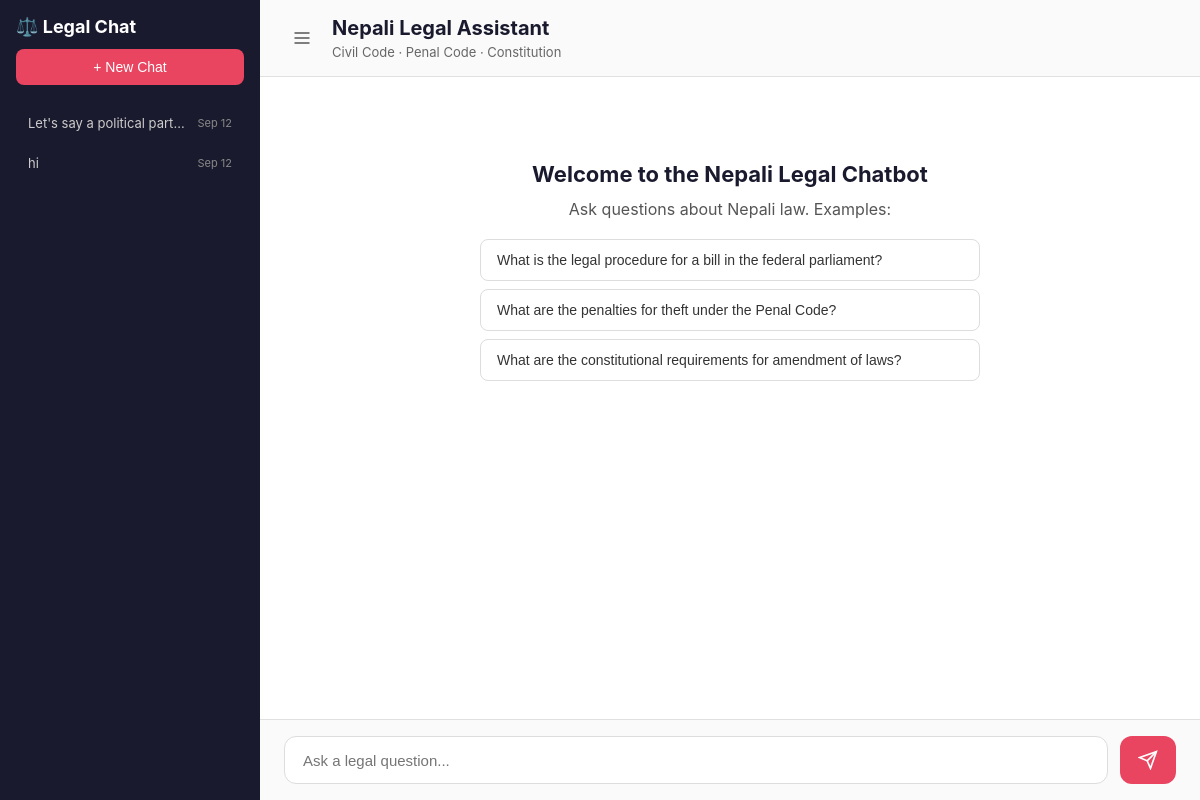
The page / on the database its author committed.
### src/memory.py (models this page shows)
class Conversation(Base):
    __tablename__ = "conversations"
    id = Column(Integer, primary_key=True)
    session_id = Column(String, unique=True, index=True, nullable=False)
    title = Column(String, nullable=True)
    created_at = Column(DateTime, default=datetime.utcnow)
    messages = relationship("Message", back_populates="conversation",
                            cascade="all, delete-orphan", order_by="Message.created_at")

### api/routes/chat.py (the view)
@router.get("/")
def chat_page(request: Request, session_id: str = Cookie(None), db: Session = Depends(get_db)):
    if not session_id:
        session_id = str(uuid.uuid4())
    messages = MemoryManager.get_conversation_messages(db, session_id)
    conversations = MemoryManager.get_conversations(db, limit=15)
    response = render(
        "chat.html",
        request=request,
        messages=messages,
        conversations=conversations,
        current_session=session_id
    )
    if not request.cookies.get("session_id"):
        response.set_cookie(
            key="session_id", value=session_id, max_age=2592000)
    return response

### templates/chat.html (shortened to what this page needs)
<!DOCTYPE html>
<html lang="en">
<head>
    <link rel="stylesheet" href="/static/style.css">
</head>
<body>
    <div class="app-container" id="app-container">
        <aside class="sidebar" id="sidebar">
            <div class="sidebar-header">
                <h2>⚖️ Legal Chat</h2>
                <button class="new-chat-btn" hx-post="/new-chat" hx-target="body" hx-swap="outerHTML">
                    + New Chat
                </button>
            </div>
            <div class="conversations-list">
                {% for conv in conversations %}
                <a href="/history/{{ conv.session_id }}" class="conversation-item {% if conv.session_id == current_session %}active{% endif %}">
                    <span class="conv-title">{{ conv.title or 'New Conversation' }}</span>
                    <span class="conv-date">{{ conv.created_at.strftime('%b %d') }}</span>
                </a>
                {% endfor %}
            </div>
        </aside>
        <main class="chat-area">
            <div class="chat-header">
                <button class="sidebar-toggle" onclick="toggleSidebar()" title="Toggle sidebar">
                    <svg width="20" height="20" viewBox="0 0 24 24" fill="none" stroke="currentColor" stroke-width="2">
                        <line x1="3" y1="12" x2="21" y2="12"></line>
                        <line x1="3" y1="6" x2="21" y2="6"></line>
                        <line x1="3" y1="18" x2="21" y2="18"></line>
                    </svg>
                </button>
                <div class="header-text">
                    <h1>Nepali Legal Assistant</h1>
                    <p class="subtitle">Civil Code · Penal Code · Constitution</p>
                </div>
            </div>
            <div id="messages-container" class="messages">
                {% if not messages %}
                <div class="welcome-message">
                    <h3>Welcome to the Nepali Legal Chatbot</h3>
                    <p>Ask questions about Nepali law. Examples:</p>
                    <div class="examples">
                        <button onclick="setQuery('What is the legal procedure for a bill in the federal parliament?')">
                            What is the legal procedure for a bill in the federal parliament?
                        </button>
                        <button onclick="setQuery('What are the penalties for theft under the Penal Code?')">
                            What are the penalties for theft under the Penal Code?
                        </button>
                        <button onclick="setQuery('What are the constitutional requirements for amendment of laws?')">
                            What are the constitutional requirements for amendment of laws?
                        </button>
                    </div>
                </div>
                {% endif %}
            </div>
            <div class="input-area">
                <form
                    id="chat-form"
                    hx-post="/chat"
                    hx-target="#messages-container"
                    hx-swap="beforeend"
                    hx-on::after-request="this.reset(); document.getElementById('messages-container').scrollTop = document.getElementById('messages-container').scrollHeight;"
                >
                    <input
                        type="text"
                        name="query"
                        id="query-input"
                        placeholder="Ask a legal question..."
                        required
                        autocomplete="off"
                    >
                    <button type="submit" class="send-btn">
                        <svg width="20" height="20" viewBox="0 0 24 24" fill="none" stroke="currentColor" stroke-width="2">
                            <line x1="22" y1="2" x2="11" y2="13"></line>
                            <polygon points="22 2 15 22 11 13 2 9 22 2"></polygon>
                        </svg>
                    </button>
                </form>
            </div>
        </main>
    </div>
</body>
</html>

### static/style.css (style rules this page uses)
* { margin: 0; padding: 0; box-sizing: border-box; }
body { font-family: -apple-system, BlinkMacSystemFont, 'Segoe UI', Roboto, Oxygen, Ubuntu, sans-serif; background: #f5f5f5; height: 100vh; overflow: hidden; }
.app-container { display: flex; height: 100vh; }
.sidebar { width: 260px; background: #1a1a2e; color: white; display: flex; flex-direction: column; padding: 16px; }
.sidebar-header { margin-bottom: 20px; }
.sidebar-header h2 { font-size: 18px; margin-bottom: 12px; }
.new-chat-btn { width: 100%; padding: 10px; background: #e94560; color: white; border: none; border-radius: 8px; cursor: pointer; font-size: 14px; transition: background 0.2s; }
.conversations-list { overflow-y: auto; flex: 1; }
.conversation-item { display: flex; justify-content: space-between; align-items: center; padding: 10px 12px; margin-bottom: 4px; border-radius: 6px; color: #ccc; text-decoration: none; font-size: 13px; transition: background 0.2s; }
.conv-title { white-space: nowrap; overflow: hidden; text-overflow: ellipsis; max-width: 160px; }
.conv-date { font-size: 11px; color: #888; }
.chat-area { flex: 1; display: flex; flex-direction: column; background: white; }
.chat-header { padding: 16px 24px; border-bottom: 1px solid #e0e0e0; background: #fafafa; }
.chat-header h1 { font-size: 20px; color: #1a1a2e; }
.subtitle { color: #666; font-size: 13px; margin-top: 4px; }
.messages { flex: 1; overflow-y: auto; padding: 24px; display: flex; flex-direction: column; gap: 16px; }
.welcome-message { text-align: center; margin-top: 60px; color: #555; }
.welcome-message h3 { font-size: 22px; margin-bottom: 12px; color: #1a1a2e; }
.examples { margin-top: 20px; display: flex; flex-direction: column; gap: 8px; max-width: 500px; margin-left: auto; margin-right: auto; }
.examples button { padding: 12px 16px; background: white; border: 1px solid #ddd; border-radius: 8px; cursor: pointer; text-align: left; font-size: 14px; color: #333; transition: all 0.2s; }
.input-area { padding: 16px 24px; border-top: 1px solid #e0e0e0; background: #fafafa; }
#chat-form { display: flex; gap: 12px; }
#chat-form input { flex: 1; padding: 14px 18px; border: 1px solid #ddd; border-radius: 12px; font-size: 15px; outline: none; transition: border-color 0.2s; }
.send-btn { padding: 14px 18px; background: #e94560; color: white; border: none; border-radius: 12px; cursor: pointer; display: flex; align-items: center; justify-content: center; transition: background 0.2s; }
.sidebar-toggle { background: none; border: none; color: #666; cursor: pointer; padding: 8px; border-radius: 6px; display: flex; align-items: center; justify-content: center; transition: background 0.2s; margin-right: 12px; flex-shrink: 0; }
.chat-header { display: flex; align-items: center; padding: 16px 24px; border-bottom: 1px solid #e0e0e0; background: #fafafa; }
.header-text { flex: 1; }
.header-text h1 { font-size: 20px; color: #1a1a2e; margin: 0; }
.app-container { display: flex; height: 100vh; transition: all 0.3s ease; }
.sidebar { width: 260px; background: #1a1a2e; color: white; display: flex; flex-direction: column; padding: 16px; transition: width 0.3s ease, padding 0.3s ease, opacity 0.3s ease; overflow: hidden; flex-shrink: 0; }

### rows shown on the page
Conversation: title "Let's say a political part…", created_at "Sep 12"
Conversation: title "hi", created_at "Sep 12"
